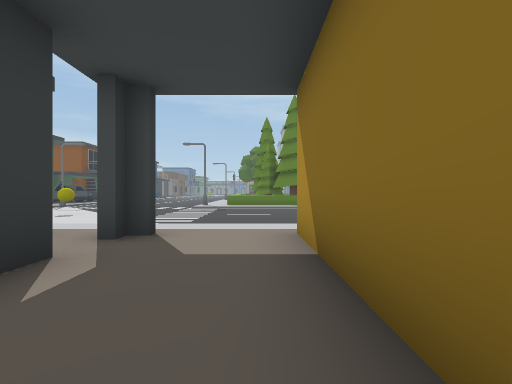
view 1 (above)

23 first-person views from a walk through a 3-D level made in the Unity game engine. The camera is 1.2 m above the floor, looks level and sees 85° across. The floor is counted in squares, 2 m on a side. Each view is taken from the middle of a square. On the plan, view 1 faces up. The plan holds only what a view shows up to about 9 squares ahead; the rest is blank. The place goes on beyond the plan. The player is left out. Some surface patterns are stand-ins.

view 2
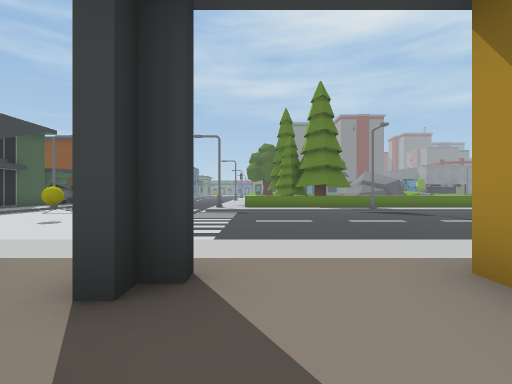

view 3
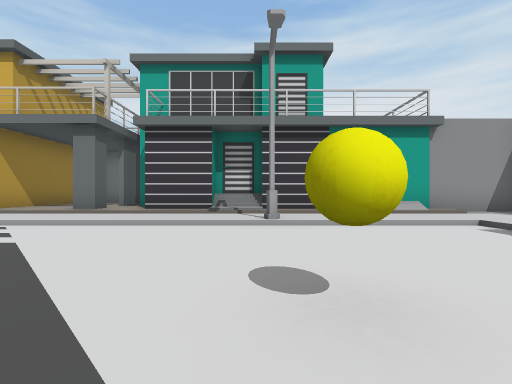

view 4
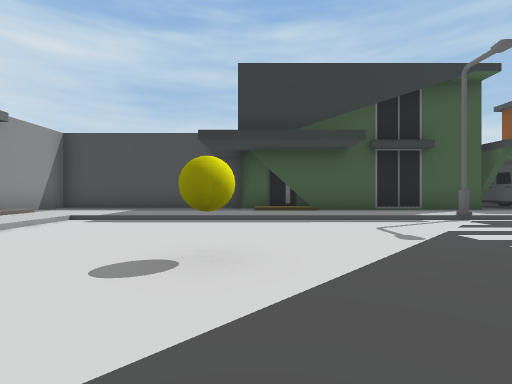

view 5
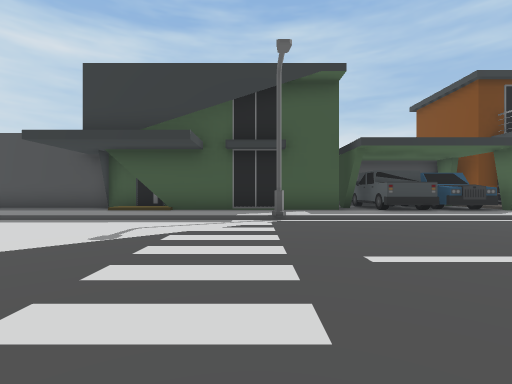

view 6
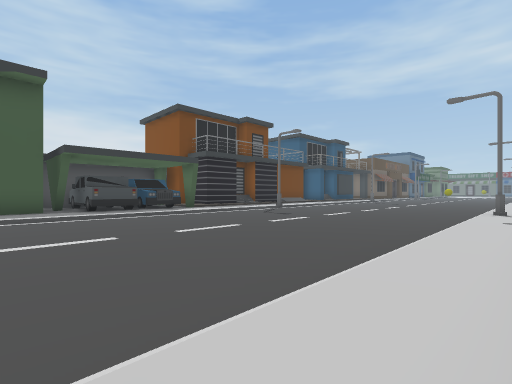

view 7
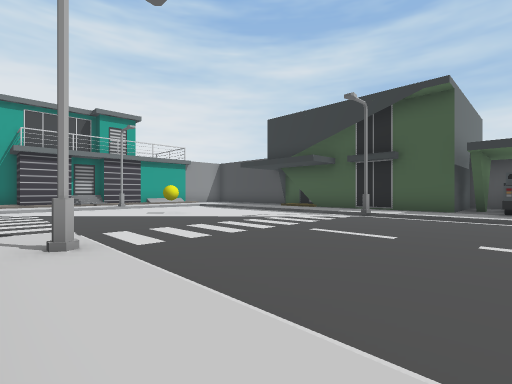

view 8
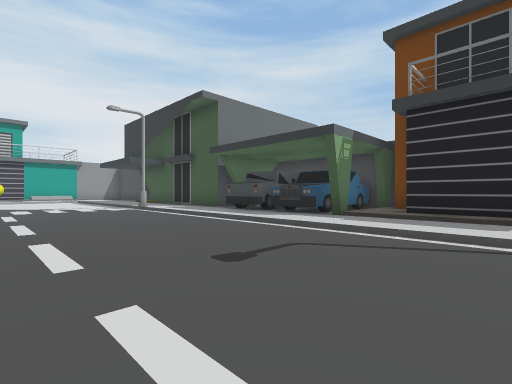

view 9
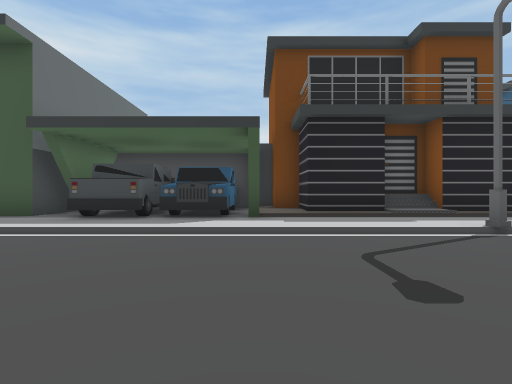

view 10
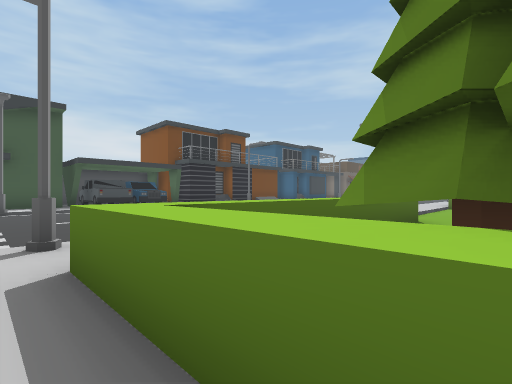

view 11
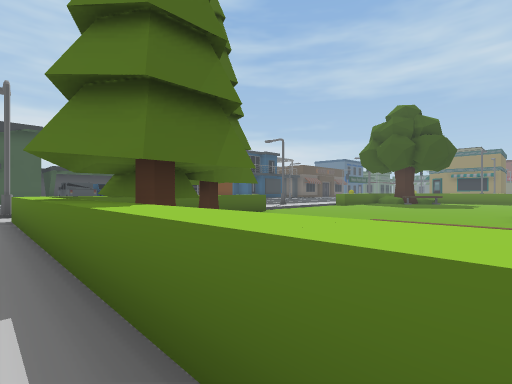

view 12
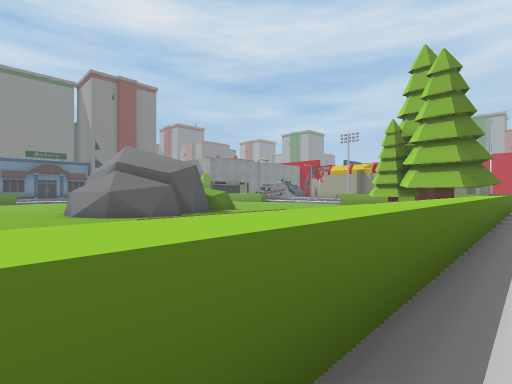

view 13
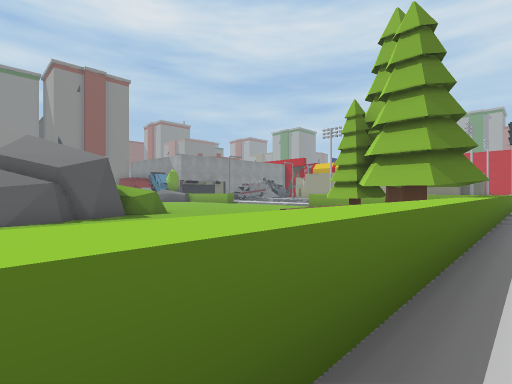

view 14
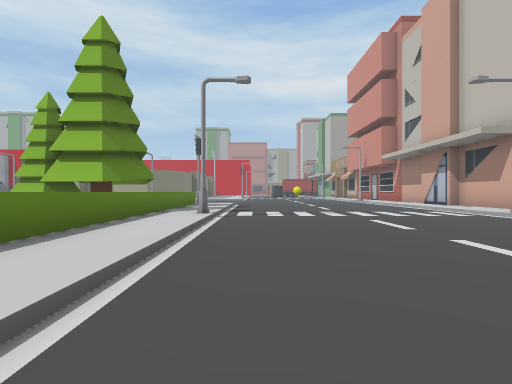

view 15
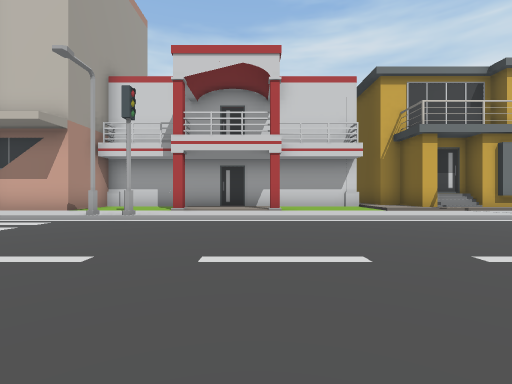

view 16
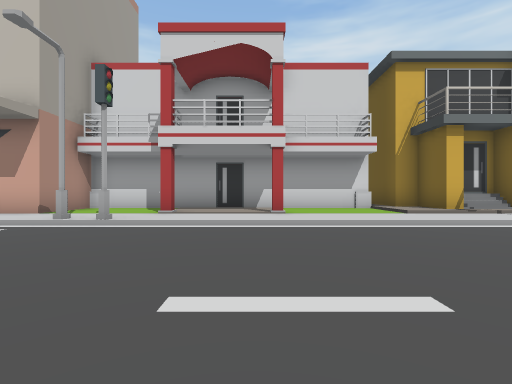

view 17
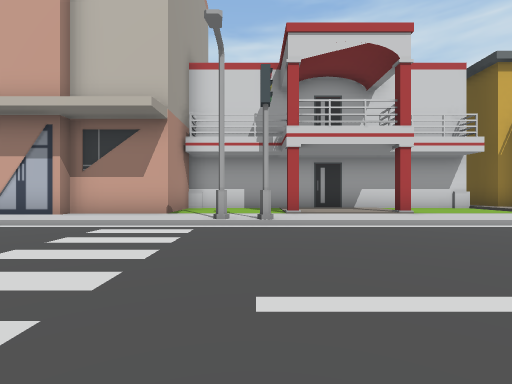

view 18
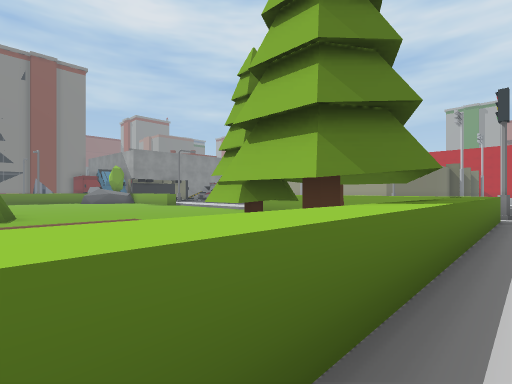

view 19
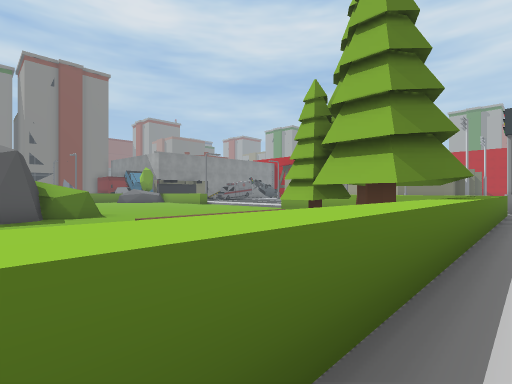

view 20
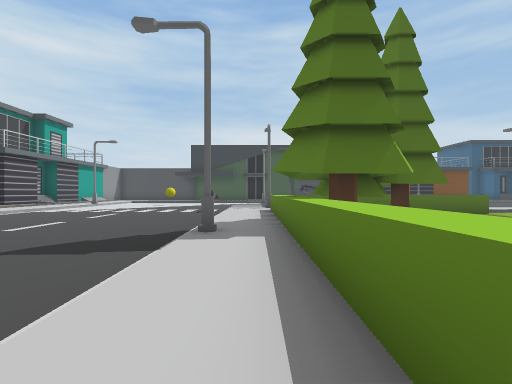

view 21
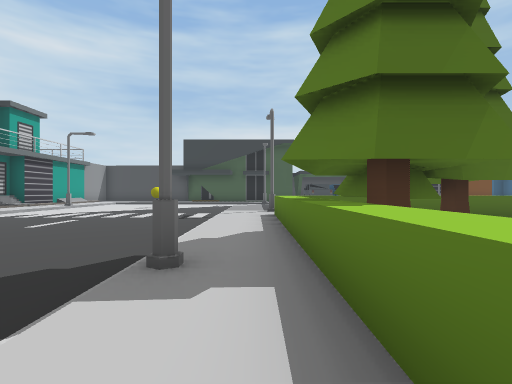

view 22
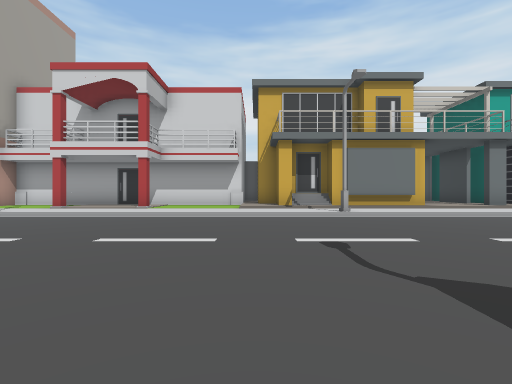

view 23
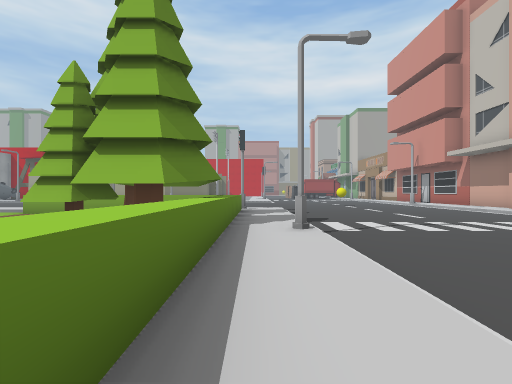

### Floor plan
Key: @ floor where view 1 was taken; # wall or solid block; . main floor; : floor 0.25 m higher than the main floor; / step, stairs or slope; ^ raised ledge; B yellow ball; S streetlight; T truck; C car; R tree; E bench; U building.
Columns run from 15 left of view 1 to 18 right of it. Each row starts with its distance up from view 1.
 24   #:.S......S..   ...#    #...
 23  ##:./....../..  ....## ###....
 22 ##::./....../.........###.......
 21 ##/#./....../.^............. ... ^
 20 CCCC./....../.^                  ^
 19   CC./....../.^                  ^
 18  TTT./....../.^ R            RR  ^
 17  T#../....../.^RR            RRR ^
 16   ##./....../.^RRR  EEE  EEERRR  ^
 15    #./......S.^^^^^^^^^^^^^^^^^^^^
 14    #.S......S.....................
 13    #./......///////S/////////S////
 12   ##./............................
 11   #:./............................
 10   #///...B........................
  9   #../............................
  8   #../............................
  7   #../............................
  6   #..////S/////////S////////#S////
  5   #.... .//......../..............
  4   #..#  #///:#::###/#:..#::#..UUUU
  3   ####  ####::::#####:...:::..U
  2            ###::#   ###########
  1               ::#
  0                @

Positions as (right, up) in squares from view 1, and headings:
1: (0, 0), facing up
2: (-1, 2), facing up
3: (-6, 11), facing down
4: (-4, 10), facing left
5: (-4, 14), facing left
6: (-2, 15), facing up-left
7: (-2, 18), facing down-left
8: (-6, 24), facing down-left
9: (-6, 21), facing left
10: (1, 14), facing up-left
11: (6, 14), facing up-left
12: (4, 14), facing up-right
13: (7, 14), facing up-right
14: (7, 12), facing right
15: (10, 12), facing down
16: (10, 11), facing down
17: (13, 11), facing down
18: (11, 14), facing up-right
19: (9, 14), facing up-right
20: (8, 14), facing left
21: (6, 14), facing left
22: (6, 13), facing down
23: (9, 14), facing right
